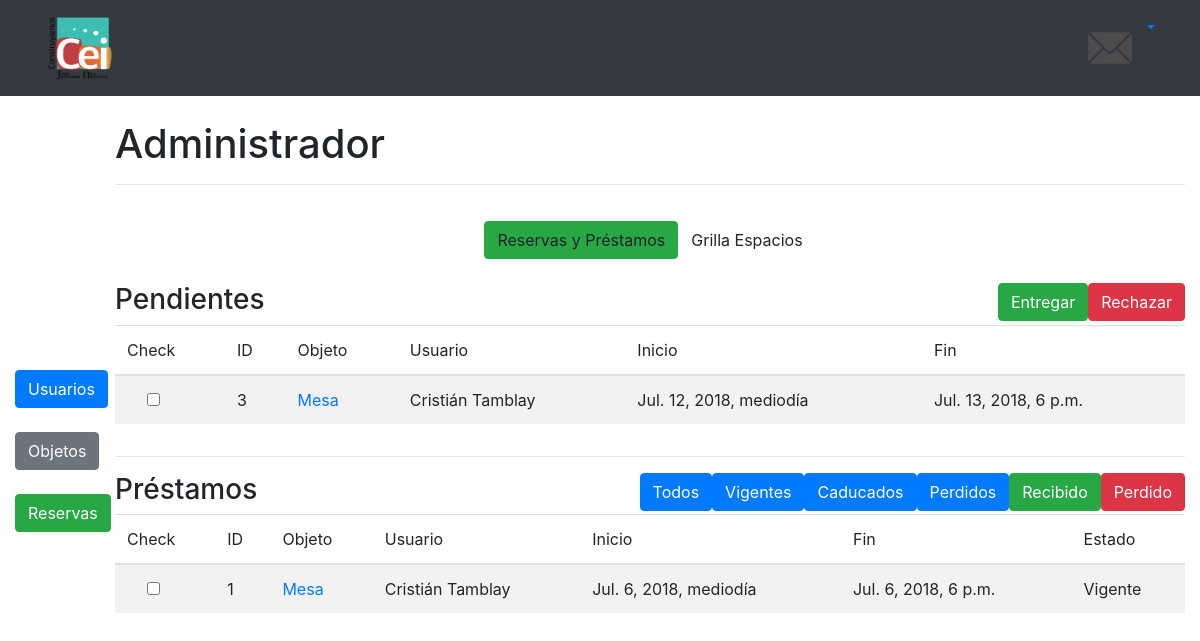
The page /administracion/reservas/ (signed in) on the database as committed earlier.
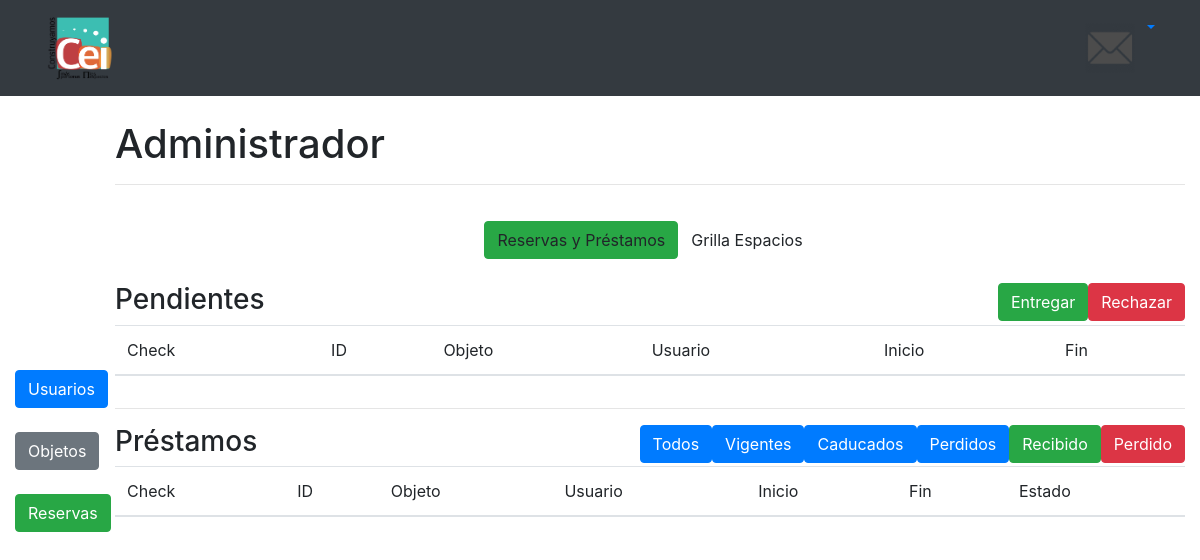
The same page on the database as committed later.
### reservas/models.py (models this page shows, shortened)
class ReservaArticulo(models.Model):
    articulo = models.ForeignKey(Articulos, on_delete=models.CASCADE)
    perfil = models.ForeignKey(Perfil, on_delete=models.CASCADE)
    inicio = models.DateTimeField()
    final = models.DateTimeField()
    ESTADOS_RES = ((1, 'Pendiente'), (2, 'Entregado'), (3, 'Rechazado'))
    estado_reserva = models.IntegerField(choices=ESTADOS_RES, default=1)
    def get_cname(self):
        class_name = self.__class__.__name__
        return class_name

### articulos/models.py (models this page shows, shortened)
class Articulos(models.Model):
    ESTADOS_ART = ((1, 'Disponible'), (2, 'Prestado'), (3, 'Reparación'), (4, 'Perdido'))
    estado_articulo = models.IntegerField(choices=ESTADOS_ART, default=1)
    nombre_articulo = models.CharField(max_length=200)
    descripcion_articulo = models.CharField(max_length=1500)
    foto_articulo = models.ImageField(upload_to='uploads/fotos_articulos')

### userprofile/models.py (models this page shows, shortened)
class Perfil(models.Model):
    nombre = models.CharField(max_length=200)
    rut = models.CharField(max_length=200)
    correo = models.OneToOneField(User, on_delete=models.CASCADE)
    habilitado = models.BooleanField()

### prestamos/models.py (models this page shows)
class PrestamoArticulo(models.Model):
    reserva = models.ForeignKey(ReservaArticulo, on_delete=models.CASCADE)
    administrador = models.ForeignKey(Perfil, on_delete=models.CASCADE)
    ESTADOS_PRES = ((1, 'Vigente'), (2, 'Caducado'), (3, 'Perdido'))
    estado_prestamo = models.IntegerField(choices=ESTADOS_PRES, default=1)

### adminlanding/views.py (the view)
# urls.py: path('administracion/reservas/', admin_views.reservas),
def reservas(request):
    if not request.user.is_authenticated or not request.user.is_superuser:
        return redirect('/home/')
    else:
        perfil = Perfil.objects.get(correo=request.user.id)
        reservas_articulos = ReservaArticulo.objects.filter(estado_reserva=1)
        reservas_espacios = ReservaEspacio.objects.filter(estado_reserva=1)
        prestamos_articulos = PrestamoArticulo.objects.all()
        prestamos_espacios = PrestamoEspacio.objects.all()
        lista_reservas = list(reservas_articulos)+list(reservas_espacios)
        lista_prestamos = list(prestamos_articulos)+list(prestamos_espacios)
        lista_reservas.sort(key=lambda x: x.inicio)
        lista_prestamos.sort(key=lambda x: x.reserva.inicio)
        if request.method == 'POST':
            if 'todos' in request.POST:
                prestamos_articulos = PrestamoArticulo.objects.all()
                prestamos_espacios = PrestamoEspacio.objects.all()
                lista_prestamos = list(prestamos_articulos) + list(prestamos_espacios)
                context = {'perfil': perfil, 'lista_reservas': lista_reservas, 'lista_prestamos': lista_prestamos}
                return render(request, 'admin_landing/admin_reservas.html', context)
            elif 'filtro' in request.POST:
                prestamos_articulos = PrestamoArticulo.objects.filter(estado_prestamo=request.POST.get("filtro",""))
                prestamos_espacios = PrestamoEspacio.objects.filter(estado_prestamo=request.POST.get("filtro",""))
                lista_prestamos = list(prestamos_articulos) + list(prestamos_espacios)
                context = {'perfil': perfil, 'lista_reservas': lista_reservas, 'lista_prestamos': lista_prestamos}
                return render(request, 'admin_landing/admin_reservas.html', context)
            elif 'entregar' in request.POST:
                presionados = request.POST.getlist('checks[]')
                for marcado in presionados:
                    info = marcado.split(" ")
                    if 'ReservaArticulo' in info:
                        reserva = ReservaArticulo.objects.get(pk=info[0])
                        reserva.estado_reserva = 2
                        query = PrestamoArticulo(reserva=reserva, administrador=perfil, estado_prestamo=1)
                        query.save()
                        reserva.save()
                    else:
                        reserva = ReservaEspacio.objects.get(pk=info[0])
                        reserva.estado_reserva = 2
                        query = PrestamoEspacio(reserva=reserva, administrador=perfil, estado_prestamo=1)
                        query.save()
                        reserva.save()
                return HttpResponseRedirect('/administracion/reservas/')
            elif 'rechazar' in request.POST:
                presionados = request.POST.getlist('checks[]')
                for marcado in presionados:
                    info = marcado.split(" ")
                    if 'ReservaArticulo' in info:
                        reserva = ReservaArticulo.objects.get(pk=info[0])
                        reserva.estado_reserva = 3
                        reserva.save()
                    else:
                        reserva = ReservaEspacio.objects.get(pk=info[0])
                        reserva.estado_reserva = 3
                        reserva.save()
                    return HttpResponseRedirect('/administracion/reservas/')
        else:
            context = {'perfil': perfil, 'lista_reservas': lista_reservas, 'lista_prestamos': lista_prestamos}
            return render(request, 'admin_landing/admin_reservas.html', context)

### templates/admin_landing/admin_reservas.html (shortened to what the changed rows need)
{% extends "Layouts/GeneralLayout.html" %}
{% load static %}
{% load bootstrap4 %}
{% block cabeza %}
    <link rel="stylesheet" href="{% static 'css/reset.css' %}">
    <link rel="stylesheet" href="{% static 'css/style.css' %}">
{% endblock %}
{% block content %}
    <div class="container-fluid">
        <div class="row">
            <div class="col-11">
                <h1> Administrador </h1>
                <br/>
                <form action="" method="post">{% csrf_token %}
                    <div class="bodycontainer scrollable">
                        <table class="table table-hover table-striped">
                            <thead>
                        <tr>
                            <th scope="col">Check</th>
                            <th scope="col">ID</th>
                            <th scope="col">Objeto</th>
                            <th scope="col">Usuario</th>
                            <th scope="col">Inicio</th>
                            <th scope="col">Fin</th>
                        </tr>
                        </thead>
                        <tbody>
                        {% for reserva in lista_reservas %}
                            <tr>
                                <td><div class="form-check">
                                    <input type="checkbox" value="{{ reserva.id }} {{ reserva.get_cname }}" name="checks[]">
                                </div></td>
                                <td>{{ reserva.id }}</td>
                                {% if reserva.get_cname == 'ReservaArticulo' %}
                                <td><a href="/articulos/{{ reserva.articulo.id }}">{{ reserva.articulo.nombre_articulo }}</a></td>
                                {% else %}
                                <td><a href="#">{{ reserva.espacio.nombre_espacio }}</a></td>
                                {% endif %}
                                <td>{{ reserva.perfil.nombre }}</td>
                                <td>{{ reserva.inicio }}</td>
                                <td>{{ reserva.final }}</td>
                            </tr>
                        {% endfor %}
                        </tbody>
                        </table>
                    </div>
                </form>
            <form action="" method="post">{% csrf_token %}
                <div class="bodycontainer scrollable">
                    <table class="table table-hover table-striped">
                        <thead>
                        <tr>
                            <th scope="col">Check</th>
                            <th scope="col">ID</th>
                            <th scope="col">Objeto</th>
                            <th scope="col">Usuario</th>
                            <th scope="col">Inicio</th>
                            <th scope="col">Fin</th>
                            <th scope="col">Estado</th>
                        </tr>
                        </thead>
                        <tbody>
                        {% for prestamo in lista_prestamos %}
                            <tr>
                                <td><div class="form-check">
                                    <input type="checkbox">
                                </div></td>
                                <td>{{ prestamo.id }}</td>
                                {% if prestamo.reserva.get_cname == 'ReservaArticulo' %}
                                    <td><a href="/articulos/{{ prestamo.reserva.articulo.id }}">{{ prestamo.reserva.articulo.nombre_articulo }}</a></td>
                                {% else %}
                                    <td><a href="#">{{ prestamo.reserva.espacio.nombre_espacio }}</a></td>
                                {% endif %}
                                <td>{{ prestamo.reserva.perfil.nombre }}</td>
                                <td>{{ prestamo.reserva.inicio }}</td>
                                <td>{{ prestamo.reserva.final }}</td>
                                <td>{{ prestamo.get_estado_prestamo_display }}</td>
                            </tr>
                        {% endfor %}
                        </tbody>
                    </table>
                </div>
            </form>
            </div>
        </div>
    </div>
{% endblock %}

Rows that differ between the two databases and show on the page:
removed ReservaArticulo: id "3", articulo.nombre_articulo "Mesa", perfil.nombre "Cristián Tamblay", inicio "Jul. 12, 2018, mediodía", final "Jul. 13, 2018, 6 p.m."
removed PrestamoArticulo: id "1", reserva.articulo.nombre_articulo "Mesa", reserva.perfil.nombre "Cristián Tamblay", reserva.inicio "Jul. 6, 2018, mediodía", reserva.final "Jul. 6, 2018, 6 p.m.", estado_prestamo "Vigente"
